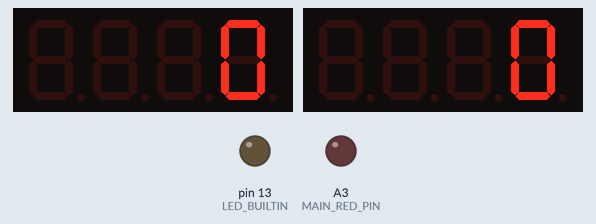
Recording of a sketch running on a simulated Arduino Nano, built with avr-gcc and run on an emulated ATmega328P. On the bench: 2 × 4-digit seven-segment display, output pins drawn as LEDs (lit = HIGH). Pins used as bus, display or sensor lines are not drawn; what the sketch prints to the serial monitor is not drawn.

Above: at 7.9 s.
Timing chart, 0 to 9.4 s (numbered marks = the images above):
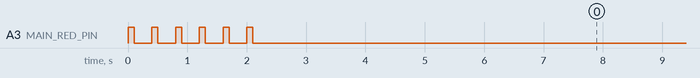

The sketch:

scoreMasterSPI_2022.ino
```cpp
/**
 * Scorekeeper Master
 * Collect scores from 4 portals via Arduino slave devices
 * Increment score on LARGE LED
 */
String myPurpose="SPI Master collects scores from all slave score keepers";
#define MAIN_RED_PIN A3
#define MAIN_BLUE_PIN A6
#define I2C_SDA_PIN   A4
#define I2C_SCL_PIN   A5
#define RESET_RED_PIN A2
#define RESET_BLUE_PIN A7
#define RED 1
#define BLUE 2
#define mainScoreFlashTime 100  // how quickly can main score LED respond?
#define mainScoreRestTime  300
#define WILD_LEAP 100

/* Vitruvian Bots Team 4201 Score Keeper
   Example of SPI transfer between (1) Master controller and (4) Slave
   remote peripherals. The Master synchronize the Slave to zero their
   counters then collects their indiviual count of Blue and Red balls
   scored and sums them for display.

   The Arduino Slave SPI SS pin 10 is tied to pin 2, as a hardwire
   driven interupt 0, that is how the interupt is defined in this case.

   Not sure the library allows remapping the Slave SS from pin 10 to another pin. The
   Master SS pins are just Digital Ouputs. K.Urashima
 */
#include <SPI.h>

int numSS = 3;  //Sets number of Nanos wired up, handles up to 4
int SSpin[] = {10,9,8};
const byte initSlave0 = 0b11111111;
const byte initSlave1 = 0b01111111;
const byte getBlue = 0b11110000;
const byte getRed =  0b01110000;
const byte caseZero = 0b00000000;
byte MO;
byte MI;

uint8_t Blue[] = { 0, 0, 0, 0 };
uint8_t  Red[] = { 0, 0, 0, 0 };
int sumBlue = 0, prevBlue=0;
int sumRed  = 0, prevRed=0;
unsigned long int loopCount=0, ignoreCount=0;
unsigned long int minIgnore=1023, maxIgnore=0;

void setupSPI() {
  Serial.println("Vitruvian Bots Team 4201 Score Keeper Simulation");
  Serial.println("K.Urashima, jLeBlanc");
  Serial.println("Begin simulation .....");
  pinMode(SCK, OUTPUT);
  pinMode(MOSI, OUTPUT);
  digitalWrite(SCK, LOW);
  digitalWrite(MOSI, LOW);

  // disable every peripheral
  for(int j = 0; j<=numSS-1; j++) {
    pinMode(SSpin[j], OUTPUT);
    digitalWrite(SSpin[j], HIGH);
  }

  SPI.begin();
  SPI.setClockDivider(SPI_CLOCK_DIV8);

  for(int j = 0; j<=numSS-1; j++) {
    digitalWrite(SSpin[j], LOW);
//    SPI.beginTransaction(SPISettings(14000000, MSBFIRST, SPI_MODE0));
    delayMicroseconds(20);
    MO = initSlave0;
    SPI.transfer(MO);  //Set slave to zero counters
    delayMicroseconds(20);
    MO = initSlave1;
    Serial.print("MO after initSlave1="); Serial.println(MO);
    MI = SPI.transfer(MO);
    Serial.print("Remote ");
    Serial.print( j+1 );
    Serial.print(" on SS pin ");
    Serial.print(SSpin[j]);
    if(MI == initSlave0){
      Serial.println(" READY ");
    }
    else {
      Serial.print(" MI=");
      Serial.print(MI);
      Serial.println(" FAILED to Ready");
    }
    delayMicroseconds(20);
    digitalWrite(SSpin[j], HIGH);
//    SPI.endTransaction();
   }
   Serial.println("setupSPI complete");
}

//***************************************************
//  This is a library for our I2C LED Backpacks
// * Adafruit LED backpack HT16K33
// * https://learn.adafruit.com/adafruit-led-backpack/0-dot-56-seven-segment-backpack-arduino-setup
// * A5 Connect CLK to the I2C clock - on Arduino UNO thats Analog #5
// * A4 Connect DAT to the I2C data - on Arduino UNO thats Analog #4
//
// Enable one of these two #includes and comment out the other.
// Conditional #include doesn't work due to Arduino IDE shenanigans.
#include <Wire.h> // Enable this line if using Arduino Uno, Mega, etc.
//#include <TinyWireM.h> // Enable this line if using Adafruit Trinket, Gemma, etc.
#include "Adafruit_LEDBackpack.h"
#include "Adafruit_GFX.h"
Adafruit_7segment matrix1 = Adafruit_7segment();
Adafruit_7segment matrix2 = Adafruit_7segment();

void setupLEDmatrix() {
  // LED matrix backpack
  matrix1.begin(0x70);
  matrix1.println(70);
  matrix1.writeDisplay();
  matrix2.begin(0x71);
  matrix2.println(71);
  matrix2.writeDisplay();
  Serial.println("setupLEDmatrix complete");
}

// each main scoreboard has 2 control pins; incr and decr
// when you hold the decr pin high for 1-2 seconds, it resets score=0
// we use 1 main scoreboard to display red score and 1 for blue score
// concidentally the incr pin is connected to a red push button (not implying red score!)
void setupMainScoreboard() {
  for(int i=0; i<6; i++) {
    digitalWrite(MAIN_RED_PIN, HIGH);
    delay(mainScoreFlashTime);
    digitalWrite(MAIN_RED_PIN, LOW);
    delay(mainScoreRestTime);
    Serial.print("CHECK main scoreboard count: "); Serial.println(i);
  }
  digitalWrite(MAIN_RED_PIN, LOW);
  digitalWrite(MAIN_BLUE_PIN, LOW);
  delay(mainScoreRestTime);
  digitalWrite(RESET_RED_PIN, HIGH);
  digitalWrite(RESET_BLUE_PIN, HIGH);
  delay(5000);
  digitalWrite(RESET_RED_PIN, LOW);
  digitalWrite(RESET_BLUE_PIN, LOW);
  delay(100);
  pinMode(RESET_RED_PIN, INPUT);
  pinMode(RESET_BLUE_PIN, INPUT);

  Serial.println("setupMainScoreboard complete. ASSERT score=0");
}

void setup() {
  Serial.begin(115200);
  delay(1);
  Serial.println(myPurpose);
  pinMode(LED_BUILTIN, OUTPUT);
  pinMode(MAIN_RED_PIN, OUTPUT);
  pinMode(MAIN_BLUE_PIN, OUTPUT);
  pinMode(RESET_RED_PIN, OUTPUT);
  pinMode(RESET_BLUE_PIN, OUTPUT);
  setupMainScoreboard();
  setupSPI();
  setupLEDmatrix();
}

byte limitNoise(byte n, int ss) {
  if( n > WILD_LEAP ) {
    ignoreCount++;
    minIgnore = min(n, minIgnore);
    maxIgnore = max(n, maxIgnore);
    Serial.print("IGNORING SS#"); Serial.print(ss);
    Serial.print(" WILD_LEAP=");  Serial.print(WILD_LEAP);
    Serial.print(" minIgnore=");    Serial.print(minIgnore);
    Serial.print(" maxIgnore=");    Serial.print(maxIgnore);
    Serial.print(" ignoreCount=");  Serial.print(ignoreCount);
    Serial.print(". ignoring ");  Serial.println(n);
    return 0;
  }
  else return n;
}

void showSumScores(int sumRed, int sumBlue, int prevRed, int prevBlue) {
  if( sumRed > prevRed+1 || sumBlue > prevBlue+1 ) {
    Serial.print("loop sumRed: ");
    Serial.print(sumRed);
    Serial.print(" \t");
    Serial.print("sumBlue: ");
    Serial.print(sumBlue);
    Serial.println(".");
  }
  matrix1.println(sumRed);    matrix1.writeDisplay();
  matrix2.println(sumBlue);   matrix2.writeDisplay();
  //matrix2.println(9000 + ignoreCount);   matrix2.writeDisplay();
}

int updateMainScore(byte color, int curr, int prev) {
  int pin=0;
  if( color == RED ) {  pin = MAIN_RED_PIN; }
  else { pin = MAIN_BLUE_PIN; }
  // KLUDGE IGNORE "IMPOSSIBLE" WILD LEAPS
  if( abs(curr - prev) > WILD_LEAP ) {
    Serial.print("WARNING updateMainScore KLUDGE IGNORE \"IMPOSSIBLE\" WILD_LEAP=");
    Serial.println(WILD_LEAP);
    return prev;
  }

  while( prev < curr ) {
    // DEBUG INFO
//    if( color == RED ) {
      Serial.print("INCR pin=");  Serial.print(pin);
      Serial.print(" prev="); Serial.print(prev);   Serial.print(" curr="); Serial.println(curr);
//    }
    digitalWrite( pin, HIGH );
    delay(mainScoreFlashTime);
    digitalWrite( pin, LOW );
    delay(mainScoreRestTime);
    ++prev;
  }
  return prev;
}

// collect scores from each peripheral [Slave]
// note heavy dependence on global vars
void collectScoreForEachPeripheral() {
  for(int j = 0; j<=numSS-1; j++){
    digitalWrite(SSpin[j], LOW);
//    SPI.beginTransaction(SPISettings(14000000, MSBFIRST, SPI_MODE0));
    delayMicroseconds(20);
    MO = getBlue;
    SPI.transfer(MO);      // Send cmd for Blue data
    delayMicroseconds(20);
    MO = getRed;
    MI = SPI.transfer(MO); // Receive Blue and send cmd for Red data
    Blue[j] = limitNoise(MI, SSpin[j]);
    delayMicroseconds(20);
    MO = caseZero;
    MI = SPI.transfer(MO); // Receive Red data
    Red[j] = limitNoise(MI, SSpin[j]);
    delayMicroseconds(20);
    digitalWrite(SSpin[j], HIGH);
    delayMicroseconds(20); // orig 25);
//    SPI.endTransaction();
    sumBlue +=Blue[j];
    sumRed  +=Red[j];
  }
}

void loop() {
  loopCount++;
  prevBlue = sumBlue;
  prevRed = sumRed;
  sumBlue = 0;
  sumRed = 0;
  collectScoreForEachPeripheral();
  showSumScores(sumRed, sumBlue, prevRed, prevBlue);
  sumRed = updateMainScore(RED, sumRed, prevRed);
  sumBlue = updateMainScore(BLUE, sumBlue, prevBlue);
  delay(1000);
}
```
